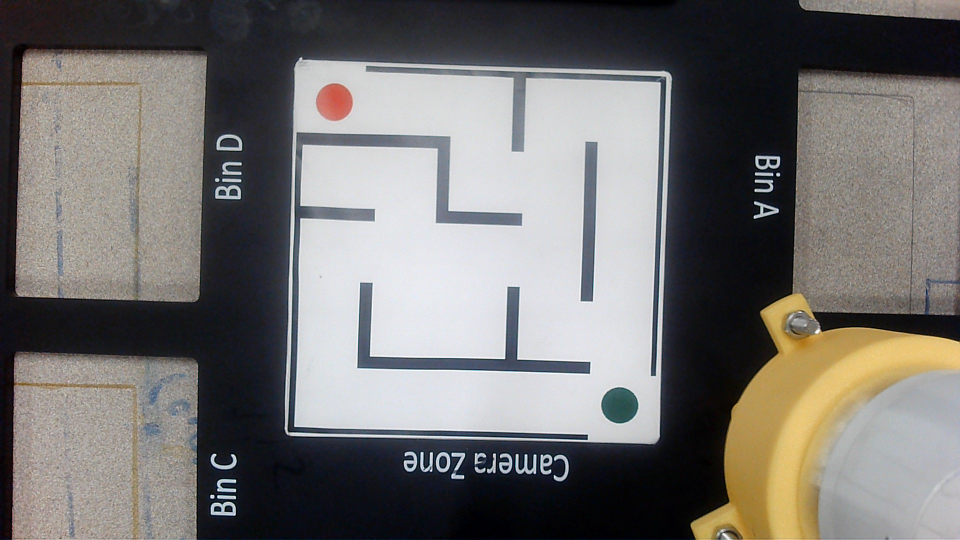
#> input picture unsolved_maze2.png, 1920 x 1080 px (shown at 1/2 size)
$ python maze_solver.py
#> lines starting #> are read from the running program, lines starting #| are printed output that depends on the picture; after the words box and inside, x2 and y2 are one past the last pixel; in counts of white or black regions, pixels touching at a corner belong together; long printed decimals are rounded
import cv2
import numpy as np
import heapq

def detect_maze_path_points(image_path, real_width_mm=380, real_height_mm=225):
    """
    Solves the maze and returns 10 (x, y) points in mm: start, 8 intermediate points, goal.
    """
#> called with image_path = 'unsolved_maze2.png', real_width_mm = 380, real_height_mm = 225
    # Load image
    image = cv2.imread(image_path)
#> image is the input picture: shape (1080, 1920, 3); mean B, G, R 112.6, 114.4, 116.7
    if image is None:
        raise FileNotFoundError(f"Image at path '{image_path}' not found or cannot be loaded.")

    image_height_px, image_width_px = image.shape[:2]
#> image_height_px = 1080; image_width_px = 1920

    # Calculate pixel-to-mm scale
    x_scale = real_width_mm / image_width_px
#> x_scale = 0.198
    y_scale = real_height_mm / image_height_px
#> y_scale = 0.208

    # Convert to HSV
    hsv = cv2.cvtColor(image, cv2.COLOR_BGR2HSV)
#> hsv: shape (1080, 1920, 3); mean H, S, V 81.8, 48, 122

    # Red marker detection
    lower_red1 = np.array([0, 100, 100])
    upper_red1 = np.array([10, 255, 255])
    lower_red2 = np.array([160, 100, 100])
    upper_red2 = np.array([179, 255, 255])
    mask_red = cv2.inRange(hsv, lower_red1, upper_red1) | cv2.inRange(hsv, lower_red2, upper_red2)
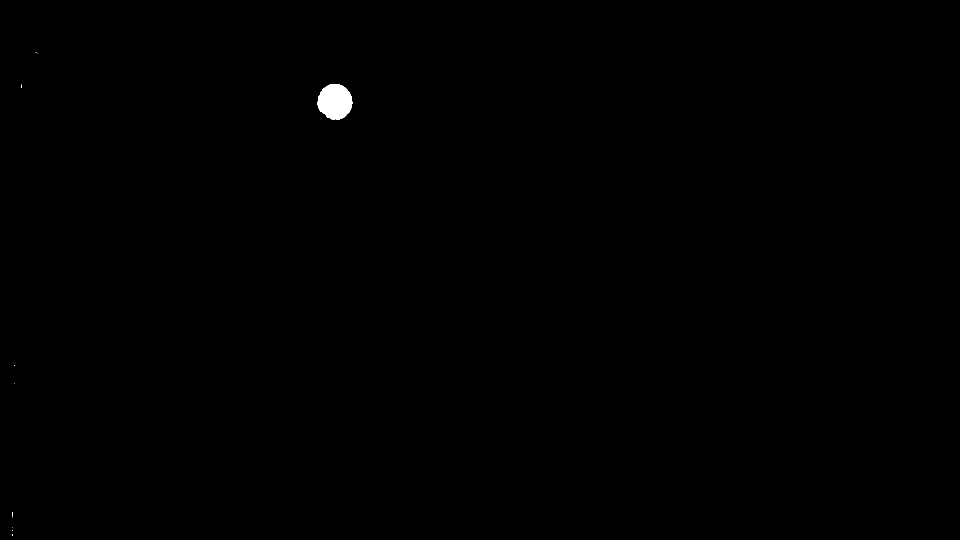
#> mask_red: shape (1080, 1920) (shown at 1/2 size); 0.19% white; 12 white regions (11 under 20 px), largest, box (x1, y1, x2, y2) and area: (635, 168, 705, 239) 3834

    # Green marker detection
    lower_green = np.array([30, 40, 40])
    upper_green = np.array([90, 255, 255])
    mask_green = cv2.inRange(hsv, lower_green, upper_green)
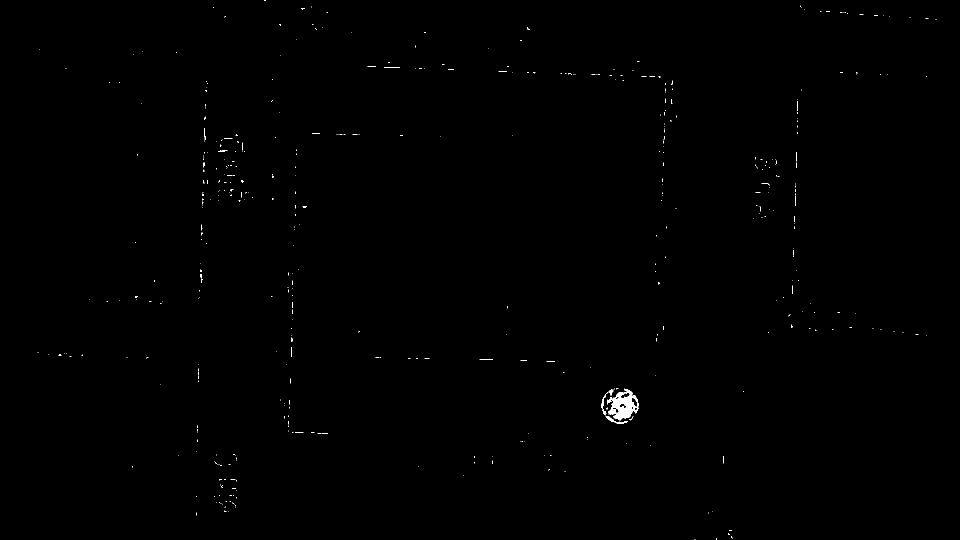
#> mask_green: shape (1080, 1920) (shown at 1/2 size); 0.23% white; 479 white regions (462 under 20 px)

    # Find centroids
    cnts_r = cv2.findContours(mask_red, cv2.RETR_EXTERNAL, cv2.CHAIN_APPROX_SIMPLE)[0]
#> cnts_r = 12 contours, 11 with area under 20; largest, box (x1, y1, x2, y2) and area: (635, 168, 705, 239) 3732
    cnts_g = cv2.findContours(mask_green, cv2.RETR_EXTERNAL, cv2.CHAIN_APPROX_SIMPLE)[0]
#> cnts_g = 478 contours, 473 with area under 20; largest, box (x1, y1, x2, y2) and area: (1214, 777, 1277, 841) 2344, (1211, 832, 1256, 848) 116, (1203, 784, 1217, 817) 63, (1217, 779, 1227, 791) 46, (1205, 818, 1213, 831) 34
    if not cnts_r or not cnts_g:
        raise Exception("Start or Goal not detected.")

    c_r = max(cnts_r, key=cv2.contourArea)
#> c_r = contour of 111 points, box (x1, y1, x2, y2) (635, 168, 705, 239), area 3732
    c_g = max(cnts_g, key=cv2.contourArea)
#> c_g = contour of 183 points, box (x1, y1, x2, y2) (1214, 777, 1277, 841), area 2344
    M_r = cv2.moments(c_r)
#> M_r = moments, m00 3732, centre m10/m00, m01/m00 = (669.8, 203)
    M_g = cv2.moments(c_g)
#> M_g = moments, m00 2344.5, centre m10/m00, m01/m00 = (1247.3, 809.7)
    sx, sy = int(M_r['m10']/M_r['m00']), int(M_r['m01']/M_r['m00'])
#> sx = 669; sy = 203
    gx, gy = int(M_g['m10']/M_g['m00']), int(M_g['m01']/M_g['m00'])
#> gx = 1247; gy = 809
    start = (sy, sx)
#> start = (203, 669)
    goal = (gy, gx)
#> goal = (809, 1247)

    # Walls extraction
    gray = cv2.cvtColor(image, cv2.COLOR_BGR2GRAY)
    _, walls = cv2.threshold(gray, 0, 255, cv2.THRESH_BINARY_INV + cv2.THRESH_OTSU)
#> walls: shape (1080, 1920); 42.6% white; 841 white regions (781 under 20 px), largest, box (x1, y1, x2, y2) and area: (0, 0, 1920, 1080) 815589, (715, 566, 1180, 747) 15857, (1623, 446, 1920, 684) 14990
    walls[mask_red > 0] = 0
#> walls: shape (1080, 1920); 42.6% white; 842 white regions (782 under 20 px), largest, box (x1, y1, x2, y2) and area: (0, 0, 1920, 1080) 815554, (715, 566, 1180, 747) 15857, (1623, 446, 1920, 684) 14990
    walls[mask_green > 0] = 0
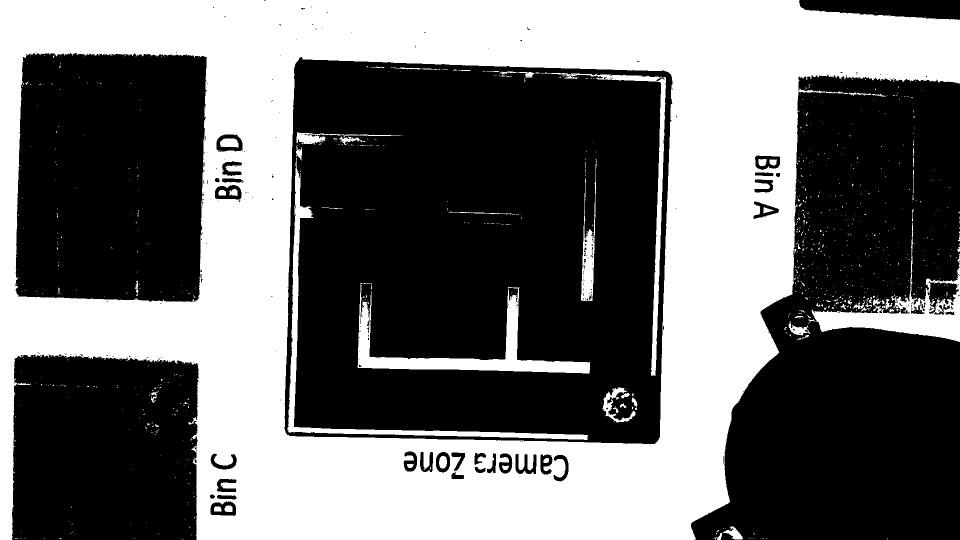
#> walls: shape (1080, 1920) (shown at 1/2 size); 42.4% white; 873 white regions (806 under 20 px), largest, box (x1, y1, x2, y2) and area: (0, 0, 1920, 1080) 814415, (715, 566, 1180, 747) 15742, (1623, 446, 1920, 684) 14959

    # Inflate walls
    kernel = cv2.getStructuringElement(cv2.MORPH_ELLIPSE, (81, 81))  # disk radius ~30
    walls = cv2.dilate(walls, kernel, iterations=1)
#> walls: shape (1080, 1920); 78.4% white; 10 black regions (3 under 20 px), largest, box (x1, y1, x2, y2) and area: (626, 160, 1281, 829) 224459, (1490, 694, 1920, 1080) 145370, (134, 150, 371, 558) 38515

    # Carve safe zones
    for center in [(sy, sx), (gy, gx)]:
        y, x = center
        cv2.circle(walls, (x, y), 80, 0, -1)  # carve circle radius 80 pixels
#> this loop made 2 passes
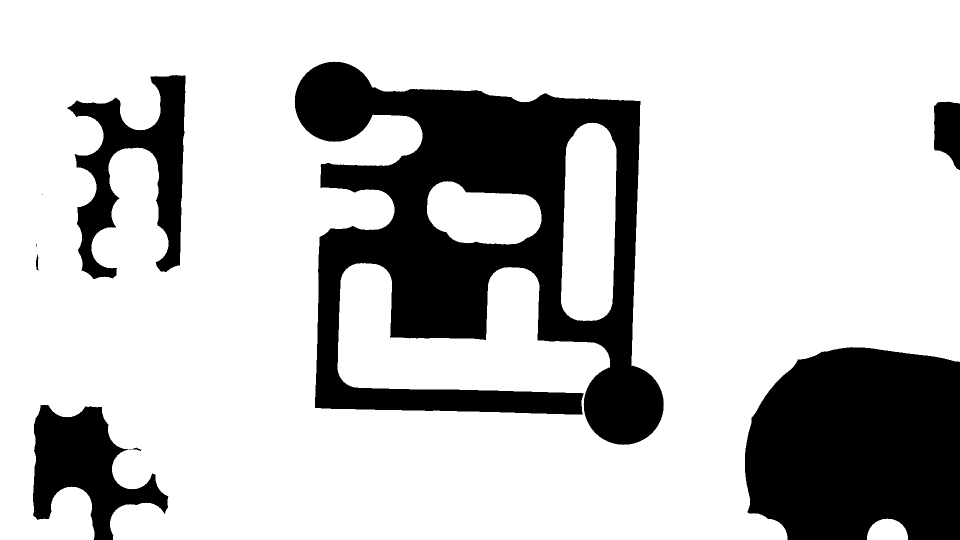
#> walls: shape (1080, 1920) (shown at 1/2 size); 76.8% white; 10 black regions (3 under 20 px), largest, box (x1, y1, x2, y2) and area: (589, 123, 1328, 890) 256750, (1490, 694, 1920, 1080) 145370, (134, 150, 371, 558) 38515

    occ = (walls > 0).astype(np.uint8)

    # Distance Transform
    free = (occ == 0).astype(np.uint8) * 255
    dist = cv2.distanceTransform(free, cv2.DIST_L2, 5)
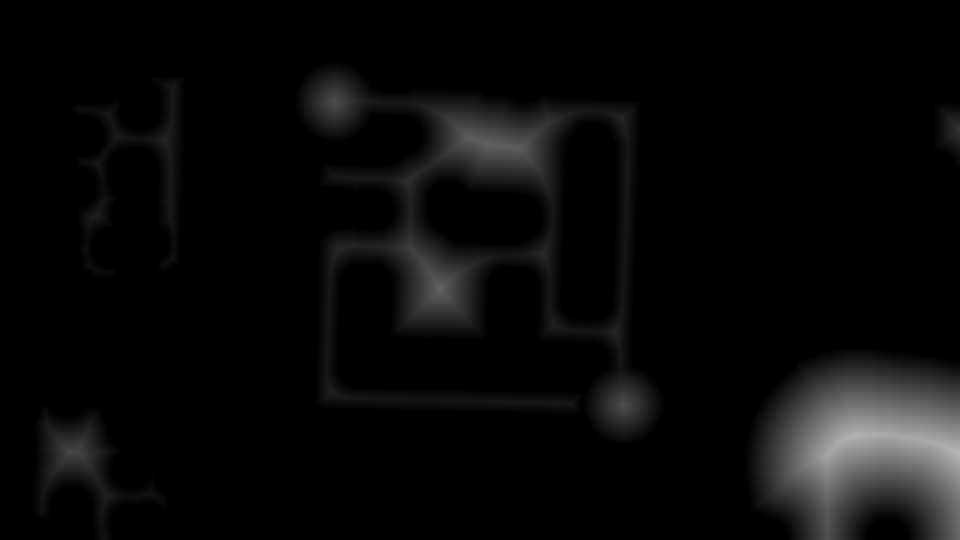
#> dist: shape (1080, 1920) float32 (shown at 1/2 size); min 0, max 182.9, mean 9.2
    max_dist = dist.max()
#> max_dist = 182.9
    cost_map = 1.0 + (1.0 - dist / max_dist)
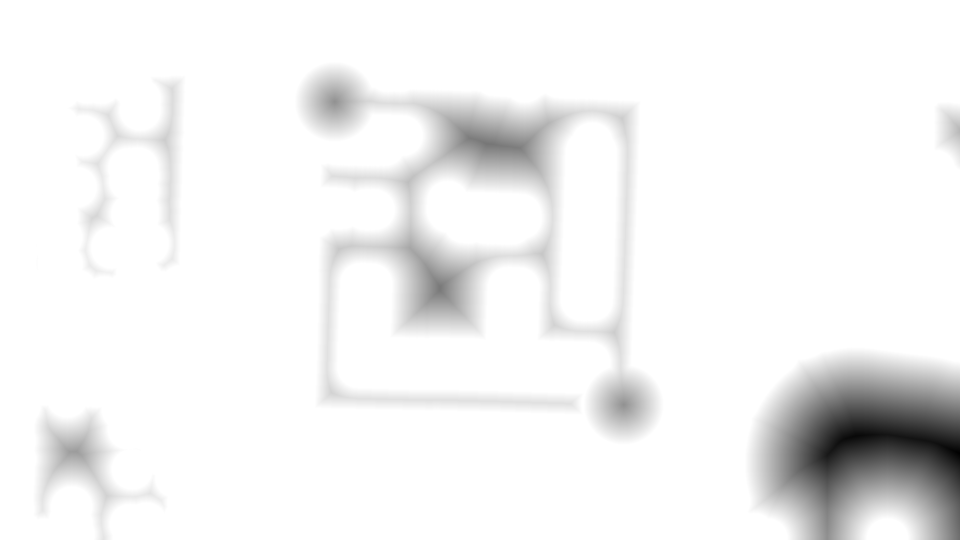
#> cost_map: shape (1080, 1920) float32 (shown at 1/2 size); min 1, max 2, mean 1.95; drawn with min black and max white

    # Dijkstra's Algorithm
    dirs = [(-1,0),(1,0),(0,-1),(0,1)]
    rows, cols = image.shape[:2]
#> rows = 1080; cols = 1920
    INF = float('inf')
    dists = np.full((rows, cols), INF)
    parent = np.full((rows, cols, 2), -1, dtype=int)
    heap = [(0.0, start)]
#> heap = [(0, (203, 669))]
    dists[start] = 0.0

    found = False
    while heap:
        current_cost, (r, c) = heapq.heappop(heap)
        if (r, c) == goal:
            found = True
            break
        if current_cost > dists[r, c]:
            continue
        for dr, dc in dirs:
            nr, nc = r + dr, c + dc
            if 0 <= nr < rows and 0 <= nc < cols and occ[nr, nc] == 0:
                new_cost = current_cost + cost_map[nr, nc]
                if new_cost < dists[nr, nc]:
                    dists[nr, nc] = new_cost
                    parent[nr, nc] = (r, c)
                    heapq.heappush(heap, (new_cost, (nr, nc)))
#> this loop made 230456 passes
#> (current_cost, r, c) on passes 1 to 3: (0, 203, 669), (1.57, 202, 669), (1.57, 203, 668)
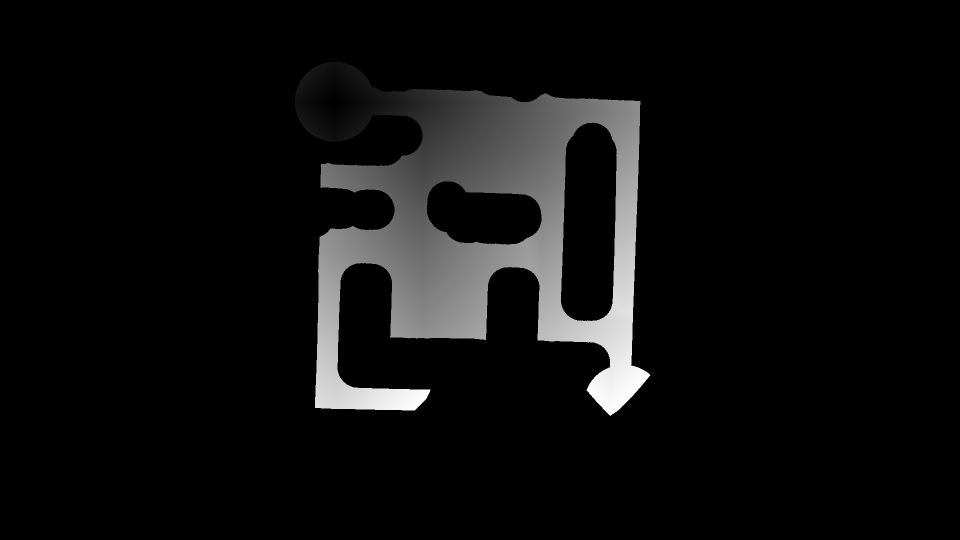
#> dists: shape (1080, 1920) float64 (shown at 1/2 size); 88.88% of the values are NaN or infinite; the others: min 0, max 2085.2, mean 1019.7; drawn with min black, max white, NaN and infinite black

    if not found:
        raise Exception("No path found")

    # Reconstruct path
    path = []
    node = goal
#> node = (809, 1247)
    while node != (-1, -1):
        path.append(node)
        node = tuple(parent[node]) if parent[node][0] != -1 else (-1, -1)
#> this loop made 1185 passes
#> node on passes 1 to 3: (808, 1247), (808, 1246), (807, 1246)
#> after the loop, path = 1185 pairs, first value 203 to 809, second value 669 to 1247
    path.reverse()
    pts = [(c, r) for (r, c) in path]  # to (x, y)
#> pts = 1185 pairs, first value 669 to 1247, second value 203 to 809

    # Interpolate 10 points
    cumulative_dists = [0.0]
    for i in range(1, len(pts)):
        x0, y0 = pts[i-1]
        x1, y1 = pts[i]
        cumulative_dists.append(cumulative_dists[-1] + np.hypot(x1-x0, y1-y0))
#> this loop made 1184 passes
#> (x0, y0, x1, y1) on passes 1 to 3: (669, 203, 670, 203), (670, 203, 670, 204), (670, 204, 671, 204)
#> after the loop, cumulative_dists = 1185 values from 0 to 1184

    total_dist = cumulative_dists[-1]
#> total_dist = 1184
    step_size = total_dist / 9
#> step_size = 131.6
    targets = [step_size * i for i in range(10)]
#> targets = [0, 131.6, 263.1, 394.7, 526.2, 657.8, 789.3, 920.9, 1052.4, 1184]

    inter_pts = []
    current_segment = 0
    for target in targets:
        while current_segment < len(pts) - 1:
            seg_start = cumulative_dists[current_segment]
            seg_end = cumulative_dists[current_segment + 1]
            if seg_start <= target <= seg_end:
                ratio = (target - seg_start) / (seg_end - seg_start)
                x0, y0 = pts[current_segment]
                x1, y1 = pts[current_segment + 1]
                xi = int(round(x0 + ratio * (x1 - x0)))
                yi = int(round(y0 + ratio * (y1 - y0)))
                inter_pts.append((xi, yi))
                break
            current_segment += 1
#> this loop made 10 passes
#> target on passes 2 to 10: 131.6, 263.1, 394.7, 526.2, 657.8, 789.3, 920.9, 1052.4, 1184
#> after the loop, current_segment = 1183; inter_pts = [(669, 203), (797, 207), (897, 238), (979, 288), (1068, 330), (1100, 430), (1100, 561), (1134, 659), (1237, 687), (1247, 809)]

    # Convert to mm
    points_mm = [(x * x_scale, y * y_scale) for x, y in inter_pts]
#> points_mm = [(132.4, 42.29), (157.7, 43.12), (177.5, 49.58), (193.8, 60), (211.4, 68.75), (217.7, 89.58), (217.7, 116.9), (224.4, 137.3), (244.8, 143.1), (246.8, 168.5)]

    return points_mm

if __name__ == "__main__":
    image_path = 'unsolved_maze2.png'
    points_mm = detect_maze_path_points(image_path)
    print("10 line points in mm:", points_mm)
#| 10 line points in mm: [(132.406, 42.292), (157.740, 43.125), (177.531, 49.583), (193.760, 60.0), (211.375, 68.75), (217.708, 89.583), (217.708, 116.875), (224.4375, 137.292), (244.823, 143.125), (246.802, 168.542)]

    # Visualization
    image = cv2.imread(image_path)
    if image is not None:
        for (x_mm, y_mm) in points_mm:
            x_px = int(round(x_mm * image.shape[1] / 380))
            y_px = int(round(y_mm * image.shape[0] / 225))
            cv2.circle(image, (x_px, y_px), 5, (255, 255, 0), -1)
#> this loop made 10 passes
#> (x_mm, y_mm, x_px, y_px) on passes 1 to 10: (132.4, 42.29, 669, 203), (157.7, 43.12, 797, 207), (177.5, 49.58, 897, 238), (193.8, 60, 979, 288), (211.4, 68.75, 1068, 330), (217.7, 89.58, 1100, 430), (217.7, 116.9, 1100, 561), (224.4, 137.3, 1134, 659), (244.8, 143.1, 1237, 687), (246.8, 168.5, 1247, 809)
#> image: shape (1080, 1920, 3); 0.04% of pixels changed, all inside (x1, y1, x2, y2) = (664, 198, 1253, 815)
        cv2.imshow('Maze Points', image)
        cv2.waitKey(0)
        cv2.destroyAllWindows()
